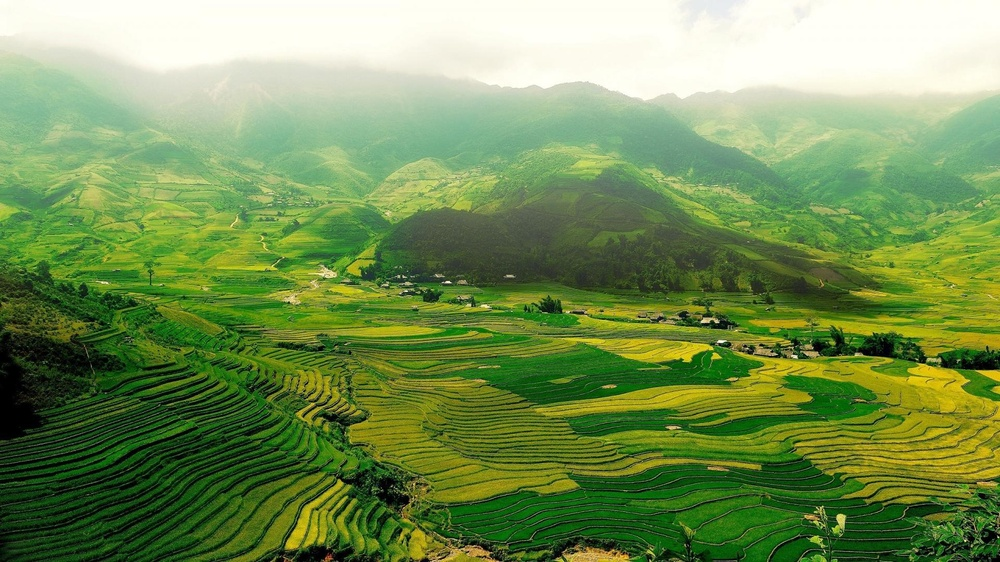
#> input picture Linear-Algebra/Practical-4 (Basic Matrix Operation)/Picture.jpg, 1000 x 562 px, shrunk from 1920 x 1080 before the run
$ python ImageReflection.py
#> lines starting #> are read from the running program, lines starting #| are printed output that depends on the picture
import numpy as np
import cv2
import matplotlib.pyplot as plt

img = cv2.imread("Picture.jpg")
#> img is the input picture: shape (562, 1000, 3); mean B, G, R 85.7, 145.2, 117.4
img = cv2.cvtColor(img, cv2.COLOR_BGR2RGB)

plt.axis('off')
plt.imshow(img)
plt.show()

rows, cols, dim = img.shape
#> rows = 562; cols = 1000; dim = 3

M = np.float32([[-1, 0, cols],
                [ 0, 1, 0   ],
                [ 0, 0, 1   ]])
#> M = [[-1, 0, 1000], [0, 1, 0], [0, 0, 1]]

reflected_img = cv2.warpPerspective(img,M,(int(cols),int(rows)))
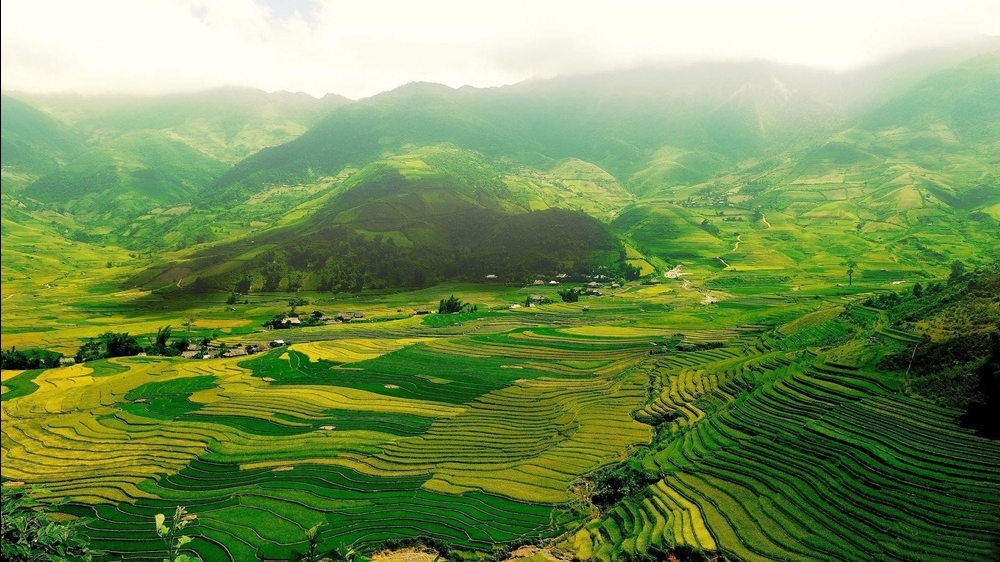
#> reflected_img: shape (562, 1000, 3); mean R, G, B 117.3, 145.1, 85.6

plt.axis('off')
plt.imshow(reflected_img)
plt.show()
plt.imsave("Picture_reflected.jpg", reflected_img)
